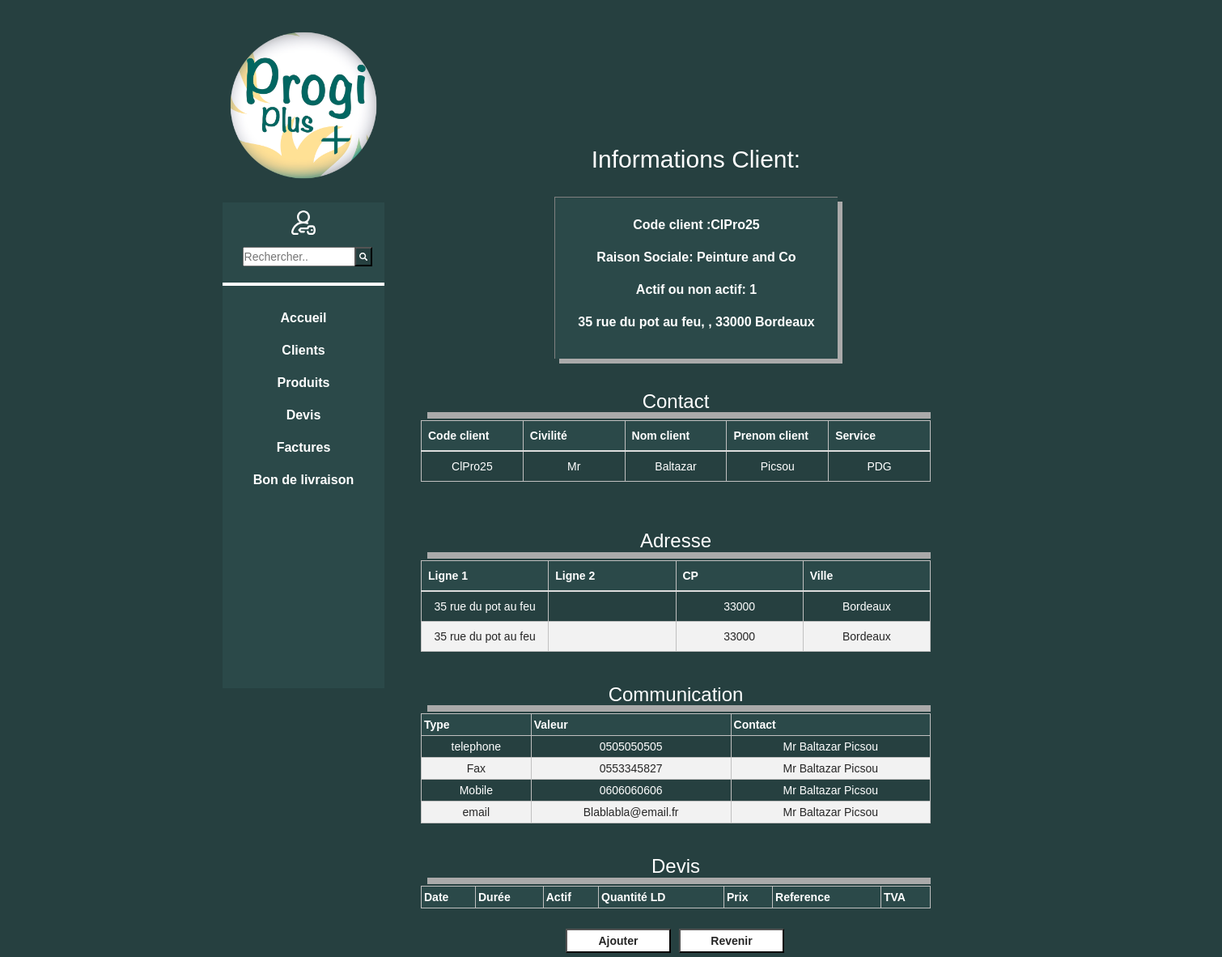
The app's page /clients/detail.php?id=2 with its own data.
### tables this page shows
CREATE TABLE client(
	id_client INT(10) PRIMARY KEY AUTO_INCREMENT,
	code_client VARCHAR(25) NOT NULL UNIQUE,
	raison_sociale VARCHAR(150),
    actif BOOL NOT NULL,
    id_adresse_facturation INT(10),
    CONSTRAINT fk_client_adresse FOREIGN KEY(id_adresse_facturation) REFERENCES adresse(id_adresse)
);

CREATE TABLE adresse(
	id_adresse INT(10) PRIMARY KEY AUTO_INCREMENT,
	ligne1 VARCHAR(50) NOT NULL,
	ligne2 VARCHAR(50),
	id_ville INT  NOT NULL,
	CONSTRAINT fk_id_ville FOREIGN KEY(id_ville) REFERENCES ville(id_ville)
);

CREATE TABLE ville(
	id_ville INT(10) PRIMARY KEY AUTO_INCREMENT,
	nom_ville VARCHAR(50) NOT NULL,
	cp_ville VARCHAR(5)
);

CREATE TABLE contact(
	id_contact INT(10) PRIMARY KEY AUTO_INCREMENT,
	nom VARCHAR(30) NOT NULL,
	prenom VARCHAR(30) NOT NULL,
	service VARCHAR(50),
	id_client INT NOT NULL,
	id_civilite INT NOT NULL,
	CONSTRAINT fk_id_client FOREIGN KEY(id_client) REFERENCES client(id_client),
	CONSTRAINT fk_id_civilite FOREIGN KEY(id_civilite) REFERENCES civilite(id_civilite)
);

create table civilite(
	id_civilite int(10) PRIMARY KEY AUTO_INCREMENT,
	libelle VARCHAR(50) NOT NULL
);

CREATE TABLE moyen_comm(
	id_mcomm INT(10) PRIMARY KEY AUTO_INCREMENT,
	valeur VARCHAR(50) NOT NULL,
	id_type_moyen_comm INT(10) NOT NULL,
	CONSTRAINT fk_id_type_moyen_comm FOREIGN KEY(id_type_moyen_comm) REFERENCES type_moyen_comm(id_type_moyen_comm)
);

create TABLE type_moyen_comm(
	id_type_moyen_comm int(10) PRIMARY KEY AUTO_INCREMENT,
	libelle VARCHAR(50)NOT NULL
);

### clients/detail.php (the view, shortened to what this page needs)
<?php
$db = Database::connect();
$id = isset($_GET['id'])?$_GET['id']:0;
$sclient = $db->query("  select code_client as code, raison_sociale as rs , actif, adresse.ligne1, adresse.ligne2, ville.cp_ville as cp, ville.nom_ville as ville
 from client
 inner join adresse on client.id_adresse_facturation = adresse.id_adresse
  inner join ville on adresse.id_ville = ville.id_ville
 where id_client= $id");
$db = Database::connect();
$id = isset($_GET['id'])?$_GET['id']:0;
$contact = $db->query("select client.code_client as code_cli , civilite.libelle as civilite, contact.nom as nom, contact.prenom as prenom, contact.service as service
from contact
right outer JOIN client ON client.id_client = contact.id_client
#eft outer join contact_comm on contact.id_contact = contact_comm.id_contact
inner join civilite on civilite.id_civilite = contact.id_civilite where client.id_client= $id");
$db = Database::connect();
$id = isset($_GET['id'])?$_GET['id']:0;
$adresse = $db->query("select adresse.ligne1 as ligne1, adresse.ligne2 as ligne2,ville.cp_ville as cp,  ville.nom_ville as ville
from adresse
inner join liste_adresse on adresse.id_adresse = liste_adresse.id_adresse
inner join ville on ville.id_ville = adresse.id_ville
inner join client on liste_adresse.id_client = client.id_client
inner join contact on client.id_client = contact.id_client
where client.id_client =$id");
$db = Database::connect();
$id = isset($_GET['id'])?$_GET['id']:0;
$comm = $db->query("select type_moyen_comm.libelle as type, moyen_comm.valeur as valeur ,CONCAT(civilite.libelle,' ',contact.nom ,' ', contact.prenom) as contact
from type_moyen_comm
inner join moyen_comm on moyen_comm.id_type_moyen_comm = type_moyen_comm.id_type_moyen_comm
inner join contact_comm on contact_comm.id_mcomm = moyen_comm.id_mcomm
inner join contact on contact.id_contact = contact_comm.id_contact
inner join client on client.id_client = contact.id_client
inner join civilite on civilite.id_civilite = contact.id_civilite
 where client.id_client= $id");
?>
<!DOCTYPE html>
<html>
<head>
  <link rel="stylesheet" href="https://maxcdn.bootstrapcdn.com/bootstrap/3.3.7/css/bootstrap.min.css">
    <link rel="stylesheet" type="text/css" href="/progiplus2/includes/styles/style.css">
    <link rel="stylesheet" type="text/css" href="styledetail.css">
    <link rel="stylesheet" type="text/css" href="/progiplus2/includes/styles/datatables.css">
</head>
<body>
    <div class="wrapper">
        <?php include('../nav.php'); ?>
        <section>
            <div id="info">
            <h2>Informations Client:</h2>
            <div id="cadre">
                <p>
                    <?php
					$client = $sclient->fetchObject();
                            print 'Code client :'.$client->code.'';
                            print '</br>Raison Sociale: '.$client->rs.'';
                            print '</br>Actif ou non actif: '.$client->actif.'';
                            print '</br><Adresse de Facturation: >'.$client->ligne1.', '.$client->ligne2.', '.$client->cp.' '.$client->ville.'';
					?>
                </p>
            </div>
            </div>
<div class="container">
    <div class="table-responsive">
        <h3>Contact</h3>
        <table class="table">
            <thead>
                <tr>
                    <th>Code client</th>
                    <th>Civilité</th>
                    <th>Nom client</th>
                    <th>Prenom client</th>
                    <th>Service</th>
                </tr>
            </thead>
            <tbody>
                <?php
					while($client = $contact->fetchObject()){
                        print '<tr>';
                            print '<td class="col-xs-2">'.$client->code_cli.'</td>';
                            print '<td class="col-xs-2">'.$client->civilite.'</td>';
                            print '<td class="col-xs-2">'.$client->nom.'</td>';
                            print '<td class="col-xs-2">'.$client->prenom.'</td>';
                            print '<td class="col-xs-2">'.$client->service.'</td></tr>';
                    }
					?>
            </tbody>
        </table>
    </div>
            <br>
<div class="table-responsive">
    <h3>Adresse</h3>
    <table class="table">
        <thead>
            <tr>
                <th class="col-xs-2">Ligne 1</th>
                <th class="col-xs-2">Ligne 2</th>
                <th class="col-xs-2">CP</th>
                <th class="col-xs-2">Ville</th>
            </tr>
        </thead>
        <tbody>
            <?php
					while($client = $adresse->fetchObject()){
                        print '<tr>';
                            print '<td class="col-xs-2">'.$client->ligne1.'</td>';
                            print '<td class="col-xs-2">'.$client->ligne2.'</td>';
                            print '<td class="col-xs-2">'.$client->cp.'</td>';
                            print '<td class="col-xs-2">'.$client->ville.'</td></tr>';
                   }
					?>
        </tbody>
    </table>
</div>
<div class="table-responsive">
    <h3>Communication</h3>
    <table>
        <thead>
            <tr>
                <th>Type</th>
                <th>Valeur</th>
                <th>Contact</th>
            </tr>
        </thead>
        <tbody>
            <?php
					while($client = $comm->fetchObject()){
                        print '<tr>';
                            print '<td>'.$client->type.'</td>';
                            print '<td>'.$client->valeur.'</td>';
                            print '<td>'.$client->contact.'</td></tr>';
                   }
					?>
        </tbody>
    </table>
</div>
<div class="table-responsive">
    <br>
    <h3>Devis</h3>
            <table id="table_devis" class="display">
                <thead>
                    <tr>
                        <th>Date</th>
                        <th>Durée</th>
                        <th>Actif</th>
                        <th>Quantité LD</th>
                        <th>Prix</th>
                        <th>Reference</th>
                        <th>TVA</th>
                    </tr>
                </thead>
    </table>
</div>
<div id="inputs">
    <br><input style="margin-left:4px;" class="button" type="button" name="lienForm" value="Ajouter" onclick="self.location.href='formulaire.php'">
    <br><input class="button" type="button" name="lienForm" value="Revenir" onclick="self.location.href='index.php'">
</div>
</div>
</section>
</div>
</body>
</html>

### includes/styles/style.css (style rules this page uses)
* { margin: 0; padding:0; }
body { width: auto; margin: auto; background-color:#264040; font-family: Arial, Helvetica, sans-serif; }
.wrapper { width: 960px; margin: auto; margin-top: 30px; }
section { width: 750px; display: inline-block; float: right; text-align: center; }
table { border-collapse: collapse; width: 100%; }
table,th,td { border: 1px solid silver; }
th,td { padding: 3px; }
th { background-color: #4CAF50; color:white; }
tr:nth-child(even) { background-color: #f2f2f2; }

### clients/styledetail.css (style rules this page uses)
#info { margin-top: 150px; }
#cadre { background-color: rgba(67, 112, 112, 0.2) ; color:white; box-shadow: 6px 6px 0px #aaa; height: 200px; margin: 0 auto; text-align: center; line-height: 40px; padding: 1em; width: 350px; max-width: 620px; border: 1px solid grey; border-bottom-style: none; border-right-style: none; margin-bottom: 20px; }
#cadre p { font-size: 16px; font-weight: bold; }
h2 { margin: 30px; color: white; }
h3 { box-shadow: 8px 8px 0px #aaa; text-align: center; }
thead { padding:15px; }
th { background-color: rgba(67, 112, 112, 0.2) ; color:white; }
tr:nth-child(even) { color: #262626; background-color: #f2f2f2; }
table { max-width: 100%; margin: 0 auto; }
.table-responsive { max-width: 630px; margin: 0 auto; margin-left: 20px; color: white; }
#inputs { max-width:750px; margin: 0 auto; margin-top: 20px; display: flex; text-align: center; }
input.button { justify-content: space-between; background-color: white; color: #262626;; font-weight: bold; margin:5px; width: 130px; height: 30px; }

### records on screen
client: code_client "ClPro25", raison_sociale "Peinture and Co", actif "1", id_adresse_facturation.ligne1 "35 rue du pot au feu", ville.cp_ville "33000", ville.nom_ville "Bordeaux"
contact: id_client.code_client "ClPro25", id_civilite.libelle "Mr", nom "Baltazar", prenom "Picsou", service "PDG"
adresse: ligne1 "35 rue du pot au feu", id_ville.cp_ville "33000", id_ville.nom_ville "Bordeaux"
moyen_comm: id_type_moyen_comm.libelle "telephone", valeur "0505050505", contact "Mr Baltazar Picsou"
moyen_comm: id_type_moyen_comm.libelle "Fax", valeur "0553345827", contact "Mr Baltazar Picsou"
moyen_comm: id_type_moyen_comm.libelle "Mobile", valeur "0606060606", contact "Mr Baltazar Picsou"
moyen_comm: id_type_moyen_comm.libelle "email", valeur "Blablabla@email.fr", contact "Mr Baltazar Picsou"
